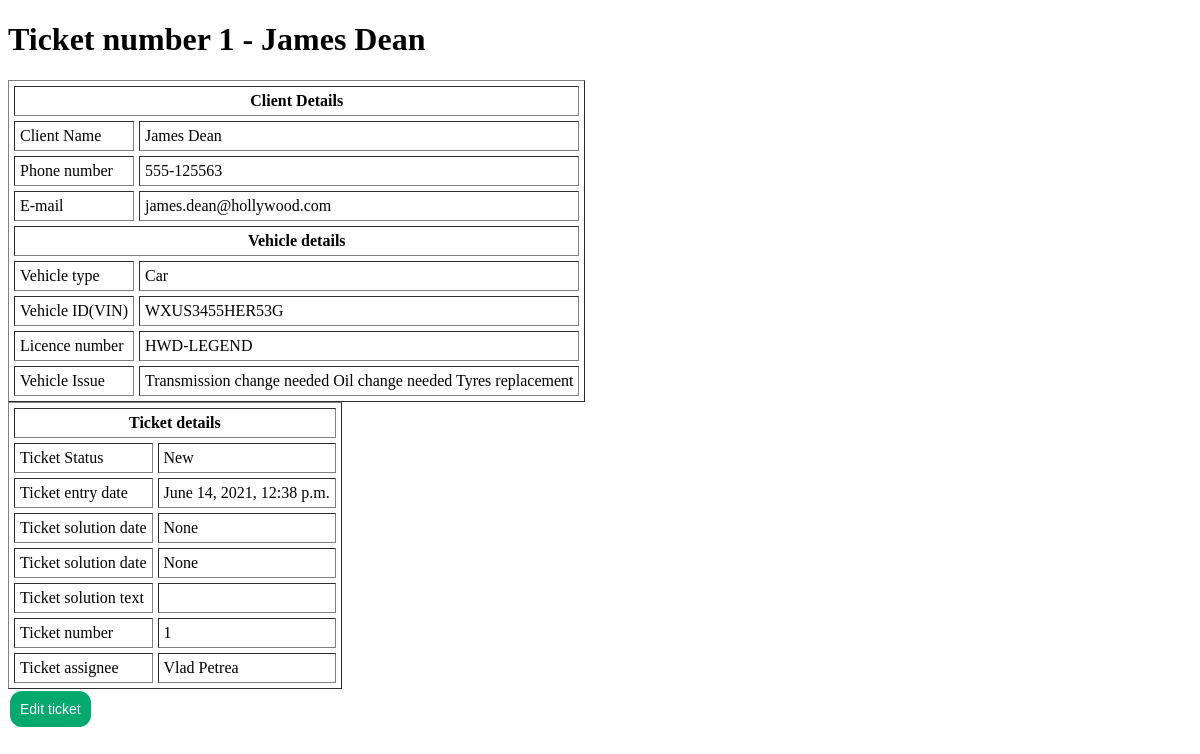
The page /ticket/1/ on the database its author committed.
### ticket/models.py (models this page shows, shortened)
class Ticket(models.Model):
    vehicle_types = (('Car', 'Car'), ('Motorcycle', 'Motorcycle'), ('Truck', 'Truck'))
    ticket_statuses = (('New', 'New'), ('Ongoing', 'Ongoing'), ('Finished', 'Finished'))
    client_name = models.CharField(max_length=100)
    client_phone = models.CharField(max_length=14)
    client_email = models.EmailField(max_length=100)
    vehicle_type = models.CharField(max_length=20, choices=vehicle_types, default='Car')
    vehicle_ID = models.CharField(max_length=17)
    vehicle_licence_number = models.CharField(max_length=12)
    vehicle_issue_text = models.TextField()
    ticket_status = models.CharField(max_length=10, choices=ticket_statuses, default='New')
    ticket_entry_date = models.DateField(default=datetime.date.today())
    ticket_solution_date = models.DateField(null=True, blank=True)
    ticket_solution_text = models.TextField(null=True, blank=True)
    ticket_number = models.AutoField(primary_key=True)
    ticket_assignee = models.CharField(max_length=100)

### ticket/views.py (the view)
# urls.py: path('<int:ticket_number>/', views.detail, name='detail'),
def detail(request, ticket_number):
    ticket = get_object_or_404(Ticket, pk=ticket_number)
    return render(request, 'ticket/detail.html', {'ticket': ticket})

### ticket/templates/ticket/detail.html (shortened to what this page needs)
<!DOCTYPE html>
<html lang="en">
<head>
</head>
<body>
    <h1>Ticket number {{ ticket.ticket_number }} - {{ ticket.client_name }}</h1>
    <table border = "1" cellpadding = "5", cellspacing = "5">
        <thead>
            <tr>
                <th colspan = "2">Client Details</th>
            </tr>
        </thead>
            <tr>
                <td>Client Name</td>
                <td>{{ticket.client_name}}</td>
            </tr>
            <tr>
                <td>Phone number</td>
                <td>{{ ticket.client_phone }}</td>
            </tr>
            <tr>
                <td>E-mail</td>
                <td>{{ ticket.client_email }}</td>
            </tr>
        <thead>
            <tr>
                <th colspan = "2">Vehicle details</th>
            </tr>
        </thead>
            <tr>
                <td>Vehicle type</td>
                <td>{{ticket.vehicle_type}}</td>
            </tr>
            <tr>
                <td>Vehicle ID(VIN)</a></td>
                <td>{{ ticket.vehicle_ID }}</td>
            </tr>
            <tr>
                <td>Licence number</td>
                <td>{{ticket.vehicle_licence_number}}</td>
            </tr>
            <tr>
                <td>Vehicle Issue</td>
                <td>{{ticket.vehicle_issue_text}}</td>
            </tr>
    </table>
    <table border = "1" cellpadding = "5", cellspacing = "5">
             <thead>
                <tr>
                    <th colspan = "2">Ticket details</th>
                </tr>
            </thead>
                <tr>
                    <td>Ticket Status</td>
                    <td>{{ticket.ticket_status}}</td>
                </tr>
                <tr>
                    <td>Ticket entry date</td>
                    <td>{{ticket.ticket_entry_date}}</td>
                </tr>
                <tr>
                    <td>Ticket solution date</td>
                    <td>{{ticket.ticket_solution_date}}</td>
                </tr>
                <tr>
                    <td>Ticket solution date</td>
                    <td>{{ticket.ticket_solution_date}}</td>
                </tr>
                <tr>
                    <td>Ticket solution text</td>
                    <td>{{ticket.ticket_solution_text}}</td>
                </tr>
                        <tr>
                    <td>Ticket number</td>
                    <td>{{ticket.ticket_number}}</td>
                </tr>
                <tr>
                    <td>Ticket assignee</td>
                    <td>{{ticket.ticket_assignee}}</td>
                </tr>
        </table>
            <a href='editticket/'>
                <button class="button button4">Edit ticket</button>
            </a>
    </body>
</html>

### ticket/templates/ticket/detail.html (style rules this page uses)
.button { background-color: #04AA6D; border: none; color: white; padding: 10px; text-align: center; text-decoration: none; display: inline-block; font-size: 14px; margin: 2px 2px; cursor: pointer; }
.button4 { border-radius: 12px; }

### rows shown on the page
Ticket: ticket_number "1", client_name "James Dean", client_phone "555-125563", client_email "james.dean@hollywood.com", vehicle_type "Car", vehicle_ID "WXUS3455HER53G", vehicle_licence_number "HWD-LEGEND", vehicle_issue_text "Transmission change needed Oil change needed Tyres replacement", ticket_status "New", ticket_entry_date "June 14, 2021, 12:38 p.m.", ticket_solution_date "None", ticket_assignee "Vlad Petrea"
